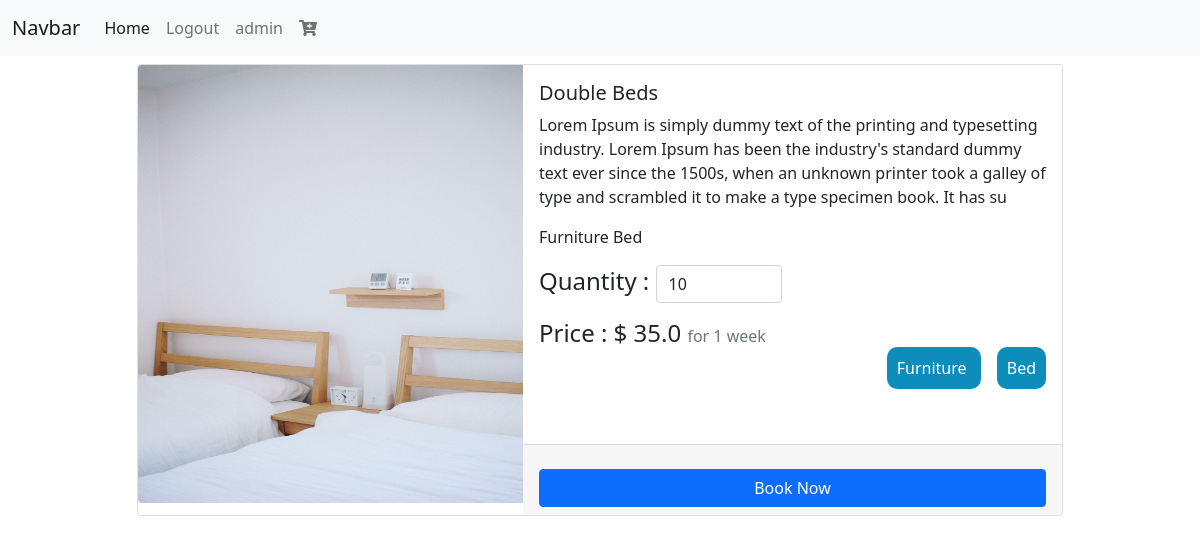
The page /users/product_detail/1/ (signed in) on the database its author committed.
### users/models.py (models this page shows)
class User(AbstractUser):
    pass

### products/models.py (models this page shows, shortened)
class Product(models.Model):
    prod_cat = models.ForeignKey(Category, null=True, blank=True, on_delete=models.CASCADE)
    prod_sub = models.ForeignKey(Sub_Category, null=True, blank=True, on_delete=models.CASCADE)
    product_name = models.CharField(max_length=255, null=True, blank=True)
    product_desc = models.CharField(max_length=255, null=False, blank=False)
    prod_img = models.ImageField(upload_to="item_pics", default="nothing.jpg")
    product_price = models.FloatField(max_length=255, null=False, blank=False)
    product_quantity = models.IntegerField(null=False)

class Category(models.Model):
    CATEGORY = (
        ("Furniture","Furniture"),
        ("ElectricAppliances","ElectricAppliances"),
        ("FitnessEquipment","FitnessEquipment"),
        ("Crockery","Crockery")
    )
    cat_name = models.CharField(max_length=255,null=True,blank=True,choices=CATEGORY)
    def __str__(self):
        return self.cat_name

class Sub_Category(models.Model):
    category = models.ForeignKey(Category, on_delete=models.CASCADE, null=False, related_name="categories")
    sub_category = models.CharField(max_length=255,null=True, blank=True)
    def __str__(self):
        return self.sub_category

### products/views.py (the view)
# urls.py: path("product_detail/<int:pk>/", views.ProductDetailView.as_view(), name="product_detail"),
class ProductDetailView(LoginRequiredMixin,DetailView):
    template_name="product_detail.html"
    model = Product

### products/templates/product_detail.html
{% extends 'base.html' %} {% block body %}
<div class="row my-2">
    <div class="col-lg-10 mx-auto">
        <div class="card mb-3">
            <div class="row g-0">
                <div class="col-md-5">
                    <img src="{{product.prod_img.url}}" class="img-fluid rounded-start" alt="{{product.product_name}}" style="height: 438px; width: 100%;">
                </div>
                <div class="col-md-7">
                    <div class="card-body">
                        <h5 class="card-title">{{product.product_name}}</h5>
                        <p class="card-text">{{product.product_desc}}</p>
                        <p class="card-text">{{product.prod_cat}} {{product.prod_sub}}</p>
                        <h4>Quantity : <input type="number" class="form-control w-25 d-inline" name="qunatity" id="qty" value="{{product.product_quantity}}" max="10" min="1"></h4>
                        <h4 class="mt-3">Price : $ {{product.product_price}} <span class="text-muted" style="font-size: 1rem;">for 1 week</span></h4>
                        <div class="text-end">
                            <span class="tag text-center mx-3">
                                {{product.prod_cat}}
                            </span>
                            <span class="tag text-center">
                                {{product.prod_sub}}
                            </span>
                        </div>
                    </div>
                    <div class="card-footer mt-5">
                        <button class="btn btn-primary mt-3" style="width: 100%">Book Now</button>
                    </div>
                </div>
            </div>
        </div>
    </div>
</div>
{% endblock %}

### templates/base.html (shortened to what this page needs)
{% load static %}
<!DOCTYPE html>
<html lang="en">
<head>
    <link rel="stylesheet" href="{% static 'css/style.css' %}">
    <link href="https://cdn.jsdelivr.net/npm/bootstrap@5.0.2/dist/css/bootstrap.min.css" rel="stylesheet">
    <link rel="stylesheet" href="https://cdnjs.cloudflare.com/ajax/libs/font-awesome/5.15.4/css/all.min.css"
    />
</head>
<body>
    <nav class="navbar navbar-expand-lg navbar-light bg-light">
        <div class="container-fluid">
            <a class="navbar-brand" href="#">Navbar</a>
            <div class="collapse navbar-collapse" id="navbarNav">
                <ul class="navbar-nav">
                    <li class="nav-item">
                        <a class="nav-link active" aria-current="page" href="{% url 'products:products' %}">Home</a>
                    </li>
                    {% if user.is_authenticated %}
                    <li class="nav-item">
                        <a class="nav-link" href="{% url 'users:logout' %}">Logout</a>
                    </li>
                    <li class="nav-item">
                        <a class="nav-link" href="{% url 'users:logout' %}">{{user.username}}</a>
                    </li>
                    <li class="nav-item">
                        <a class="nav-link" href="{% url 'users:logout' %}"><i class="fas fa-cart-plus"></i></a>
                    </li>
                    {% endif %}
                </ul>
            </div>
        </div>
    </nav>
    <div class="container">
        {% block body %} {% endblock %}
    </div>
</body>
</html>

### static/css/style.css (style rules this page uses)
.tag { background-color: rgb(12, 141, 188); border: 1px solid none; width: 40px; padding: 10px; border-radius: 10px; color: white; cursor: pointer; }

### rows shown on the page
User: username "admin"
Product: prod_img (picture), product_name "Double Beds", product_desc "Lorem Ipsum is simply dummy text of the printing and typesetting industry. Lorem Ipsum has been the industry's standard dummy text ever since the 1500s, when an unknown printer took a galley of type and scrambled it to make a type specimen book. It has su", prod_cat "Furniture", prod_sub "Bed", qunatity "10", product_price "35.0"
